Frame 1 (no input): blank canvas, image omitted
Frame 60 (no input): blank canvas, image omitted
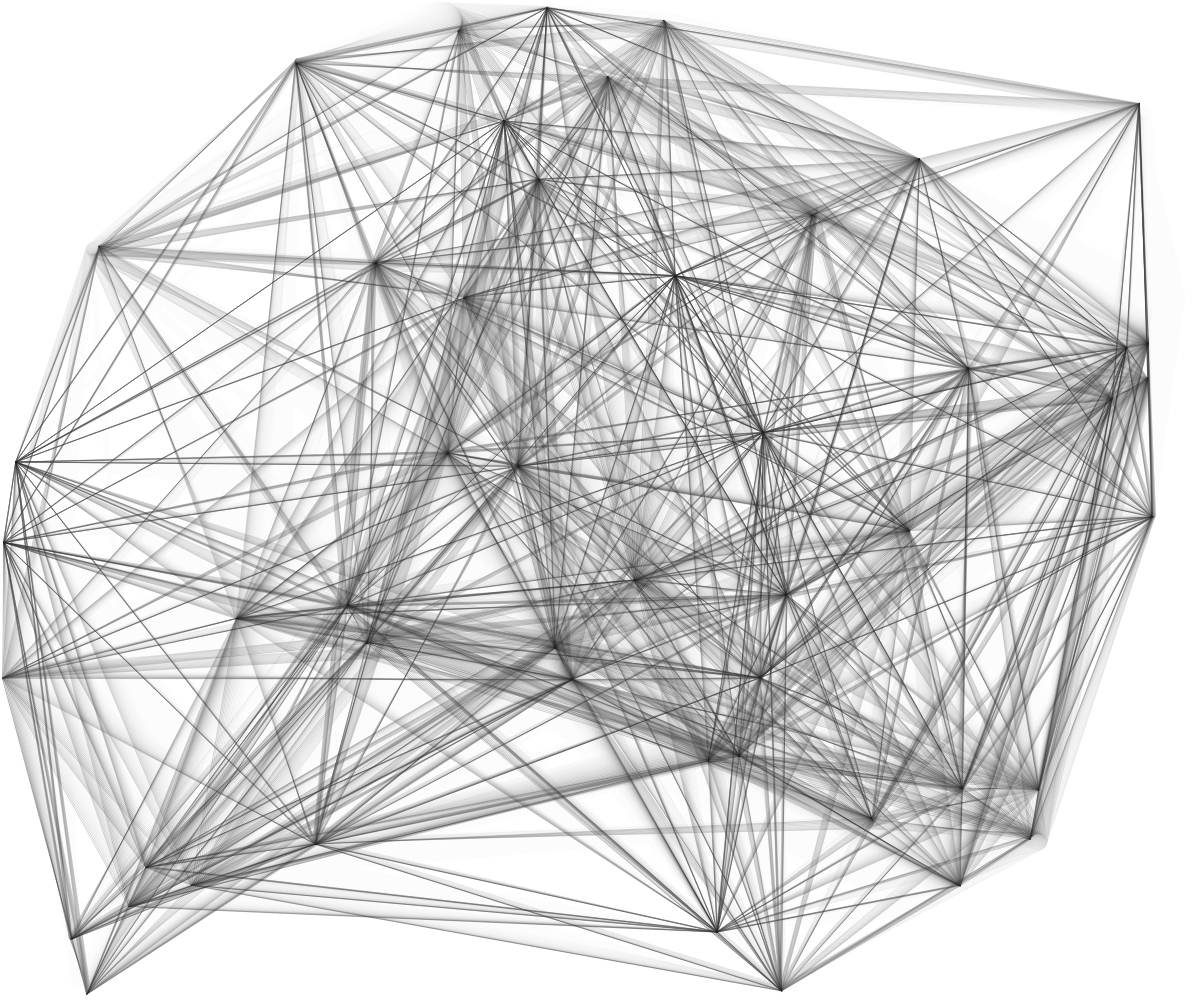
Frame 120 (the mouse pressed at the canvas centre since frame 60)

The p5.js sketch whose frames 1 and 60 were blank and that drew this single picture after the mouse press (run headless with seeded random() and noise() and a simulated clock; from frame 60 on, the mouse is pressed at the canvas centre):

// p5.js sketch
// ── sketch.js
let w = [];
let num = 50;

function setup() {
  createCanvas(windowWidth, windowHeight);
  for (let i = 0; i < num; i++) {
    w.push(new Wanderer());
  }
  background(255);
}

function draw() {
  stroke(0, 50);
  for (let i = 0; i < w.length; i++) {
    //w[i].paint();
    w[i].wander();
  }

  for (let i = 0; i < w.length; i++) {
    for (let j = w.length - 1; j > i; j--) {
      let d = dist(w[i].x, w[i].y, w[j].x, w[j].y);
      mouseX = constrain(mouseX, 30, width);
      if (d < mouseX) {
        line(w[i].x, w[i].y, w[j].x, w[j].y);
      }
    }
  }
  veil();
}

function veil(){
  fill(255, 30);
  noStroke();
  rect(0, 0, width, height);
}

class Wanderer {
  constructor() {
    this.x = random(width);
    this.y = random(height);
    this.a = random(TWO_PI);
    this.seed = round(random(-9999999, 9999999));
    this.speed = random(2);
  }

  wander() {
    this.x += cos(this.a) * this.speed;
    this.y += sin(this.a) * this.speed;

    noiseSeed(this.seed);
    this.a += noise(millis() / 1900) - 0.5;

    // bounce
    if (this.x < 0 || this.x > width || this.y < 0 || this.y > height) {
      this.a += PI;
    }
  }

  paint() {
    ellipse(this.x, this.y, 4, 4);
  }
}
